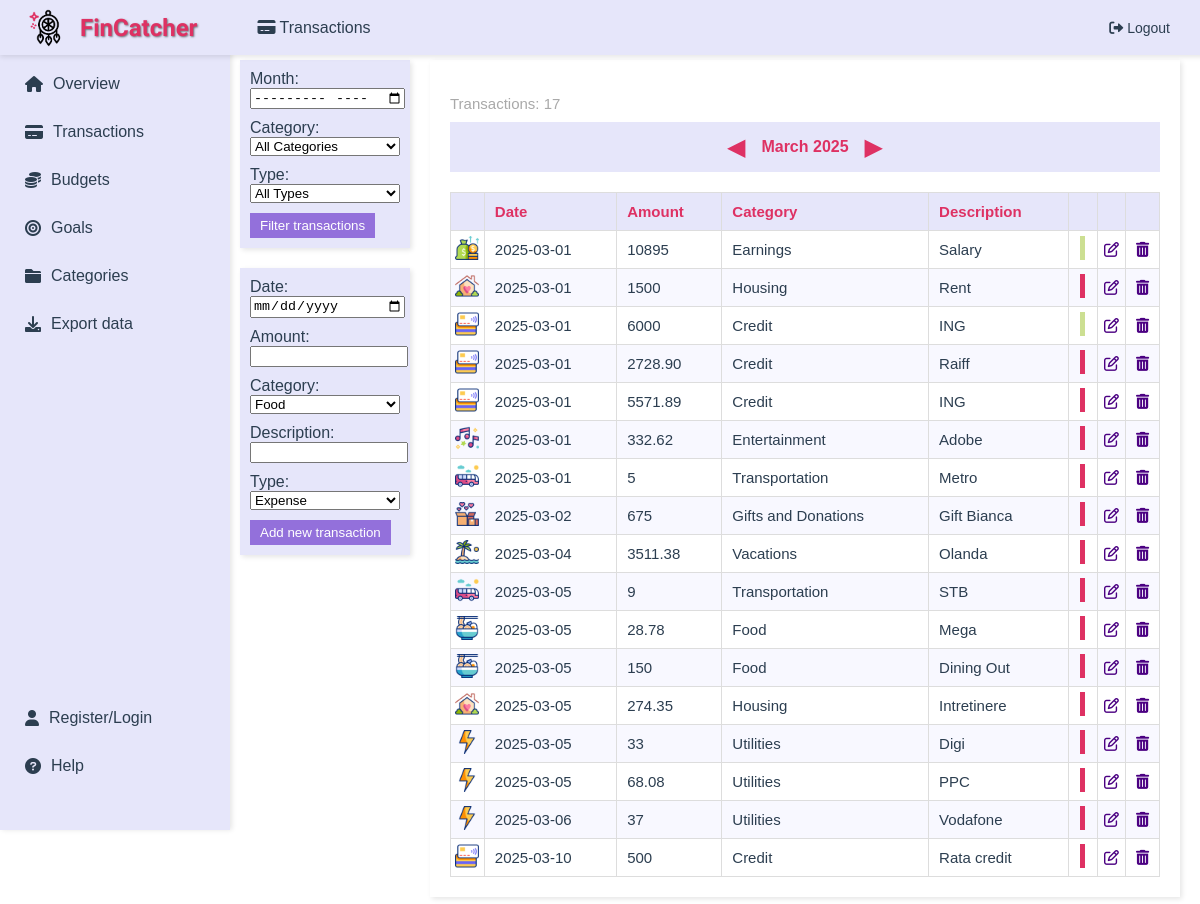
The page /transactions (signed in) on the database as committed earlier.
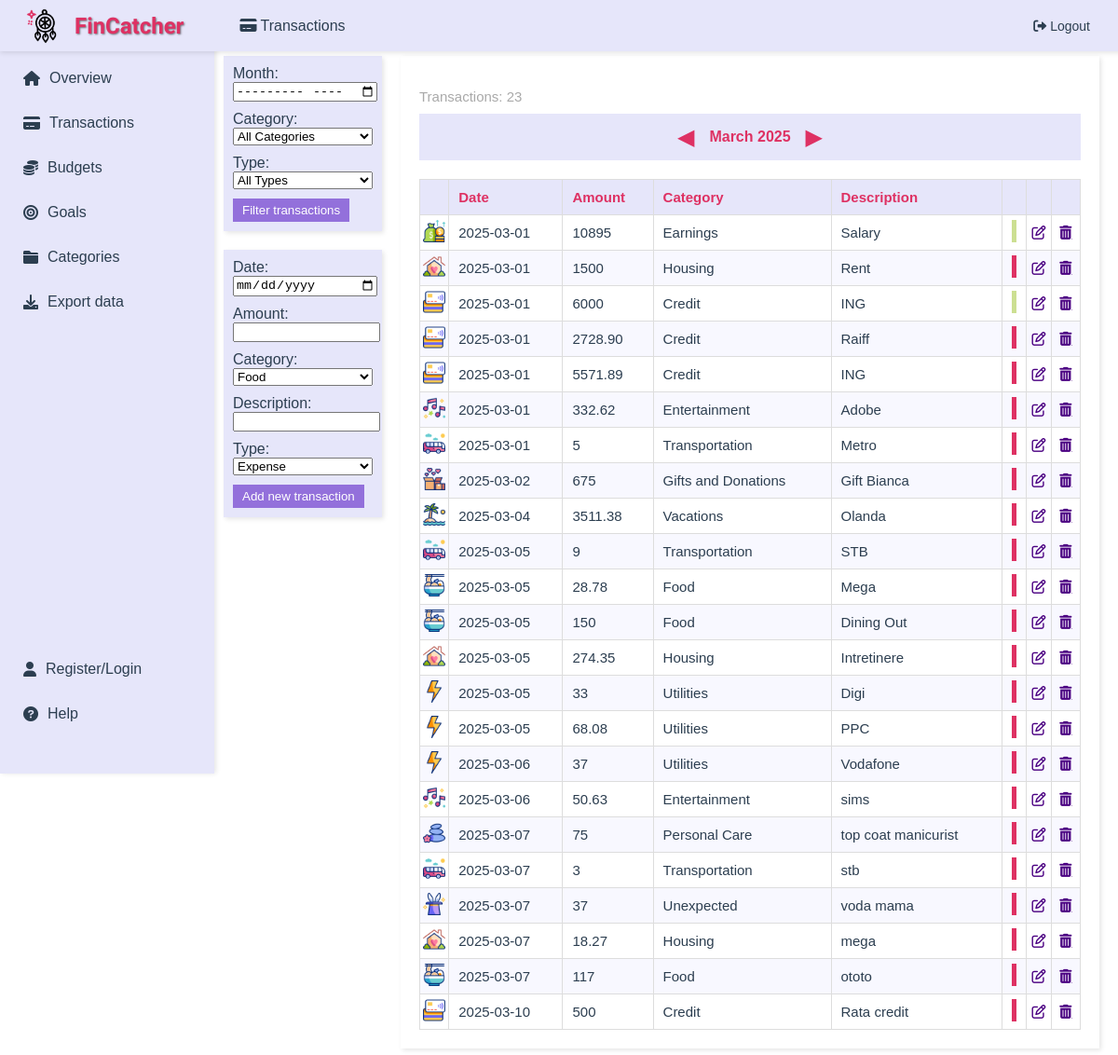
The same page on the database as committed later.
### app/main/models.py (models this page shows)
class Transactions(db.Model):
    id = db.Column(db.Integer, primary_key=True, unique=True, nullable=False)
    date = db.Column(db.Date, nullable=False)
    amount = db.Column(db.Float, nullable=False)
    description = db.Column(db.String(1000), nullable=True)
    type = db.Column(db.String(10), nullable=False)
    category_id = db.Column(db.Integer, db.ForeignKey('categories.id'), nullable=False)  # references Categories table
    user_id = db.Column(db.Integer, db.ForeignKey('user.user_id'), nullable=False)  # link to User
    category = db.relationship('Categories', backref=db.backref('transactions', lazy=True))

class Categories(db.Model):
    id = db.Column(db.Integer, primary_key=True, unique=True, nullable=False)
    name = db.Column(db.String(50), nullable=False)
    description = db.Column(db.String(1000), nullable=True)
    user_id = db.Column(db.Integer, db.ForeignKey('user.user_id'), nullable=True)  # link to User
    budgets = db.relationship('Budgets', backref='category', lazy=True)
    goals = db.relationship('Goals', backref='category', lazy=True)
    __table_args__ = (UniqueConstraint('name', 'user_id', name='uix_name_user_id'),)

### app/transactions/routes.py (the view, shortened to what this page needs)
@transactions.route('/transactions', methods=['GET', 'POST'])
@login_required # protects this route to ensure only logged-in users can access it
def transactions_page():
    today = date.today() # get today's date
    filter_month = request.args.get('filter_month', f'{today.year}-{today.month:02}') # get the filter month (default: current month)
    change_month = request.args.get('change_month', 0, type=int) # change_month will allow for navigating to previous or next months
    year, month = map(int, filter_month.split('-'))
    new_date = date(year, month, 1) + relativedelta(months=change_month)
    filter_month = f'{new_date.year}-{new_date.month:02}' # to keep filter_month updated
    user_transactions_query = Transactions.query.join(Categories).filter(Transactions.user_id == current_user.user_id)
    filtered_transactions_query = apply_filters(user_transactions_query, filter_month, request.args.get('filter_category'), request.args.get('filter_type'))
    return render_template(
        'show_transactions.html',
        transactions=filtered_transactions_query.all(),
        categories=Categories.query.all(),
        category_icons=category_icons,
        page_title='Transactions',
        icon='fas fa-credit-card',
        current_month=new_date.month,
        current_year=new_date.year,
        current_month_name=new_date.strftime('%B'),
        filter_month=filter_month
    )

### app/main/models.py (called while the page is built)
@login_manager.user_loader
def load_user(user_id):
    return User.query.get(int(user_id))  # query the database to retrieve the user instance corresponding to the user_id

### app/transactions/routes.py (called while the page is built)
def apply_filters(query, filter_month, filter_category, filter_type):
    if filter_month: # if a month filter is provided
        year, month = map(int, filter_month.split('-')) # parse year and month
        start_date = date(year, month, 1)
        end_date = start_date + relativedelta(months=1) - relativedelta(days=1)
        query = query.filter(Transactions.date >= start_date, Transactions.date <= end_date).order_by(Transactions.date.asc())
    if filter_category: # if a category filter is provided
        query = query.filter(Transactions.category_id == filter_category) # filter by the specified category
    if filter_type: # if a type filter is provided
        query = query.filter(Transactions.type == filter_type) # filter by the specified type
    return query # return the filtered query object

### app/transactions/templates/show_transactions.html (shortened to what this page needs)
{% extends "layout.html" %}
{% block content %}
<div style="display: flex; flex-direction: row; justify-content: flex-start;">
    <div style="display: flex; flex-direction: column; margin-right: 20px;">
        <form id="filter-form" action="{{ url_for('transactions.transactions_page') }}" method="GET" style="background-color: #E6E6FA; padding: 10px; box-shadow: 2px 2px 5px rgba(0,0,0,0.1); margin-bottom: 20px; width: 150px;">
            <label for="filter-month" style="margin-bottom: 2px;">Month:</label>
            <input type="month" id="filter-month" name="filter_month" style="margin-bottom: 10px; width: 100%;" required style="margin-bottom: 10px; width: 100%;">
            <label for="filter-category" style="margin-bottom: 2px;">Category:</label>
            <select id="filter-category" name="filter_category" style="margin-bottom: 10px; width: 100%;">
                <option value="">All Categories</option>
            </select>
            <label for="filter-type" style="margin-bottom: 2px;">Type:</label>
            <select id="filter-type" name="filter_type" style="margin-bottom: 10px; width: 100%;">
                <option value="">All Types</option>
            </select>
            <button type="submit" style="background-color: #9370DB; color: white; padding: 5px 10px; border: none; cursor: pointer;">Filter transactions</button>
        </form>
        <form id="add-transaction-form" action="{{ url_for('transactions.transactions_page') }}" method="POST" style="background-color: #E6E6FA; padding: 10px; box-shadow: 2px 2px 5px rgba(0,0,0,0.1); width: 150px;">
            <label for="date" style="margin-bottom: 2px;">Date:</label>
            <input type="date" id="date" name="date" required style="margin-bottom: 10px; width: 100%;">
            <label for="amount" style="margin-bottom: 2px;">Amount:</label>
            <input type="number" step="0.01" id="amount" name="amount" required min="0.1" required style="margin-bottom: 10px; width: 100%;">
            <label for="category_id" style="margin-bottom: 2px;">Category:</label>
            <select id="category_id" name="category_id" required style="margin-bottom: 10px; width: 100%;">
                {% for category in categories %}
                    <option value="{{ category.id }}">{{ category.name }}</option>
                {% endfor %}
            </select>
            <label for="description" style="margin-bottom: 2px;">Description:</label>
            <input type="text" id="description" name="description" style="margin-bottom: 10px; width: 100%;">
            <label for="type" style="margin-bottom: 2px;">Type:</label>
            <select id="type" name="type" required style="margin-bottom: 10px; width: 100%;">
                <option value="expense">Expense</option>
            </select>
            <button type="submit" style="background-color: #9370DB; color: white; padding: 5px 10px; border: none; cursor: pointer;">Add new transaction</button>
        </form>
    </div>
    <div style="display: flex; flex-direction: row; width: calc(100% - 190px);">
        <div id="transactions-list" style="background-color: #ffffff; padding: 20px; box-shadow: 2px 2px 5px rgba(0,0,0,0.1); flex: 1;">
            <p style="font-size: 15px; color: #A9A9A9; margin-bottom: 10px;">Transactions: {{ transactions|length }}</p>
            <div class="filter-bar" style="display: flex; align-items: center; justify-content: center; margin-bottom: 20px; background-color: #E6E6FA; padding: 10px;">
                <form action="{{ url_for('transactions.transactions_page') }}" method="GET" style="display: flex; align-items: center;">
                    <button type="submit" name="change_month" value="-1" style="background: none; border: none; cursor: pointer; font-size: 24px; color: #DE3163;">&#9664;</button>
                    <span id="current-month" style="margin: 0 10px; font-weight: bold; color: #DE3163;">{{ current_month_name }} {{ current_year }}</span>
                    <button type="submit" name="change_month" value="1" style="background: none; border: none; cursor: pointer; font-size: 24px; color: #DE3163;">&#9654;</button>
                </form>
            </div>
            <table style="width: 100%; border-collapse: collapse; text-align: left; font-size: 15px;">
                <thead style="background-color: #E6E6FA; color: #DE3163;">
                    <tr>
                        <th style="padding: 10px; border: 1px solid #DDD;"></th>
                        <th style="padding: 10px; border: 1px solid #DDD;">Date</th>
                        <th style="padding: 10px; border: 1px solid #DDD;">Amount</th>
                        <th style="padding: 10px; border: 1px solid #DDD;">Category</th>
                        <th style="padding: 10px; border: 1px solid #DDD;">Description</th>
                        <th style="padding: 10px; border: 1px solid #DDD;"></th>
                        <th style="padding: 10px; border: 1px solid #DDD;"></th>
                        <th style="padding: 10px; border: 1px solid #DDD;"></th>
                    </tr>
                </thead>
                <tbody>
                    {% for transaction in transactions %}
                    <tr style="background-color: {% if loop.index0 % 2 == 0 %}#FFFFFF{% else %}#F8F8FF{% endif %};">
                        <td style="padding: 0; border: 1px solid #DDD; text-align: center;">
                            <img src="{{ category_icons[transaction.category_id if transaction.category_id <= 16 else 17] }}" alt="Category icon" style="width:24px; height:24px;">
                        </td>
                        <td style="padding: 10px; border: 1px solid #DDD;">{{ transaction.date }}</td>
                        <td style="padding: 10px; border: 1px solid #DDD;">
                            {{ "%.0f"|format(transaction.amount) if transaction.amount.is_integer() else "%.2f"|format(transaction.amount) }}
                        </td>
                        <td style="padding: 10px; border: 1px solid #DDD;">{{ transaction.category.name }}</td>
                        <td style="padding: 10px; border: 1px solid #DDD;">{{ transaction.description }}</td>
                        <td style="padding: 0px; border: 1px solid #DDD; text-align: center;">
                            {% if transaction.category_id == 10 %}
                                <div style="width: 5px; height: 24px; background-color: #0077b6; display: inline-block;"></div>
                            {% elif transaction.type == 'expense' %}
                                <div style="width: 5px; height: 24px; background-color: #DE3163; display: inline-block;"></div>
                            {% else %}
                                <div style="width: 5px; height: 24px; background-color: #CCDF92; display: inline-block;"></div>
                            {% endif %}
                        </td>
                        <td style="padding: 0; border: 1px solid #DDD; text-align: center;">
                            <a href="{{ url_for('transactions.edit_transaction', id=transaction.id) }}" class="edit-btn" style="color: #4B0082;">
                                <i class="fa-regular fa-pen-to-square"></i>
                            </a>
                        </td>
                        <td style="padding: 0; border: 1px solid #DDD; text-align: center;">
                            <div style="display: flex; justify-content: center; align-items: center; gap: 0;">
                                <a href="{{ url_for('transactions.delete_transaction', id=transaction.id) }}" class="delete-btn" style="display: flex; justify-content: center; align-items: center; width: 24px; height: 24px; color: #4B0082;" onclick="confirmDelete(event, {{ transaction.id }});">
                                    <i class="fas fa-trash-alt"></i>
                                </a>
                            </div>
                        </td>
                    </tr>
                {% endfor %}
                </tbody>
            </table>
        </div>
    </div>
    </div>
</div>
{% endblock %}

### app/main/templates/layout.html (shortened to what this page needs)
<!DOCTYPE html>
<html lang="en">
<head>
    <link rel="stylesheet" href="https://cdnjs.cloudflare.com/ajax/libs/font-awesome/6.0.0-beta3/css/all.min.css">
</head>
<body>
    <div class="header">
        <div class="header-left">
            <img src="{{ url_for('static', filename='images/dreamcatcher.gif') }}" alt="Dream Catcher">
            <h1>FinCatcher</h1>
            <span class="page-title"><i class="{{ icon }}"></i> {{ page_title }}</span>
        </div>
        <a href="{{ url_for('auth.logout') }}" class="logout-btn"><i class="fas fa-sign-out-alt"></i> Logout</a>
    </div>
    <div class="sidebar">
        <div class="sidebar-main">
            <a href="{{ url_for('main.overview') }}"><i class="fas fa-home"></i>Overview</a>
            <a href="{{ url_for('transactions.transactions_page') }}"><i class="fas fa-credit-card"></i>Transactions</a>
            <a href="{{ url_for('budgets.budgets_page') }}"><i class="fa-solid fa-coins"></i>Budgets</a>
            <a href="{{ url_for('goals.goals_page') }}"><i class="fas fa-bullseye"></i>Goals</a>
            <a href="{{ url_for('categories.categories_page') }}"><i class="fas fa-folder"></i>Categories</a>
            <a href="{{ url_for('export.export_data') }}"><i class="fas fa-download"></i> Export data</a>
        </div>
        <div class="sidebar-bottom">
            <a href="{{ url_for('auth.register_login') }}"><i class="fas fa-user"></i>Register/Login</a>
            <a href="{{ url_for('help.help_page') }}"><i class="fas fa-question-circle"></i>Help</a>
        </div>
    </div>
    <div class="content">
        {% block content %}{% endblock %}
</body>
</html>

### app/main/templates/layout.html (style rules this page uses)
body { margin: 0; font-family: Arial, sans-serif; background-color: #ffffff; color: #2c3e50; }
.header { background-color: #e6e6fa; padding: 10px 20px; display: flex; align-items: center; justify-content: space-between; box-shadow: 0px 2px 5px rgba(0, 0, 0, 0.1); position: fixed; top: 0; height: 35px; width: 100%; z-index: 1000; }
.header-left { display: flex; align-items: center; }
.header img { height: 50px; margin-right: 10px; }
.header h1 { margin: 0; font-size: 24px; font-family: 'Poiret One', cursive; color: #de3163; text-shadow: 1px 1px 2px rgba(0, 0, 0, 0.5); }
.page-title { font-size: 16px; margin-left: 60px; color: #2c3e50; }
.logout-btn { text-decoration: none; color: #2c3e50; font-size: 14px; padding: 5px 50px; transition: color 0.3s; }
.sidebar { width: 200px; position: fixed; top: 50px; left: 0; background-color: #e6e6fa; padding: 15px; box-shadow: 2px 0px 5px rgba(0, 0, 0, 0.1); height: calc(100vh - 50px); display: flex; flex-direction: column; }
.sidebar-main { flex-grow: 1; }
.sidebar a { display: flex; align-items: center; padding: 10px; color: #2c3e50; text-decoration: none; margin-bottom: 10px; transition: background-color 0.3s, color 0.3s; }
.sidebar a i { margin-right: 10px; }
.sidebar-bottom { margin-top: auto; margin-bottom: 20px; }
.content { margin-left: 220px; padding: 20px; padding-top: 60px; }

Rows that differ between the two databases and show on the page:
added Transactions: amount "50.63", type "expense" (drawn)
added Transactions: shows a picture, amount "75", type "expense" (drawn)
added Transactions: amount "3", type "expense" (drawn)
added Transactions: shows a picture, amount "37", type "expense" (drawn)
added Transactions: amount "18.27", type "expense" (drawn)
added Transactions: amount "117", type "expense" (drawn)
Other text that changed with them:
{{ transactions|length }}: "17" → "23"
